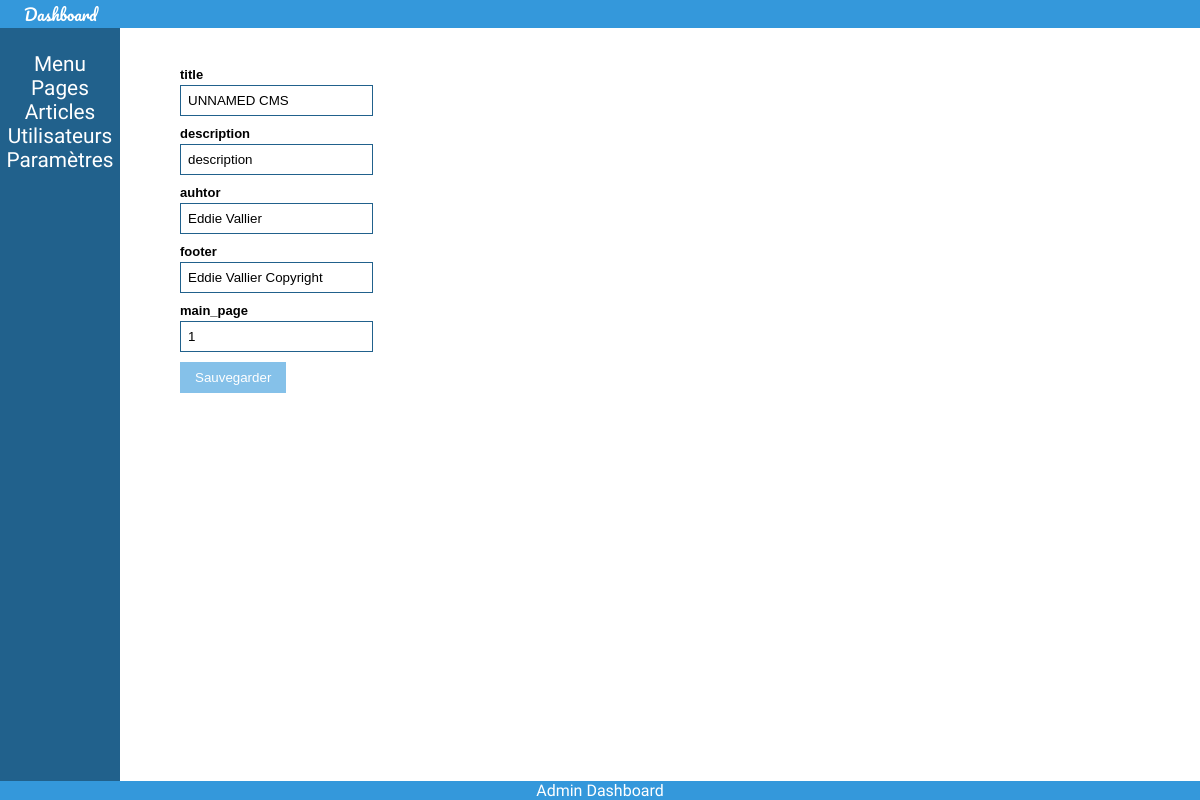
/dashboard/index.php?controller=ParameterAdminController&method=main, run on an earlier commit of the app's database.
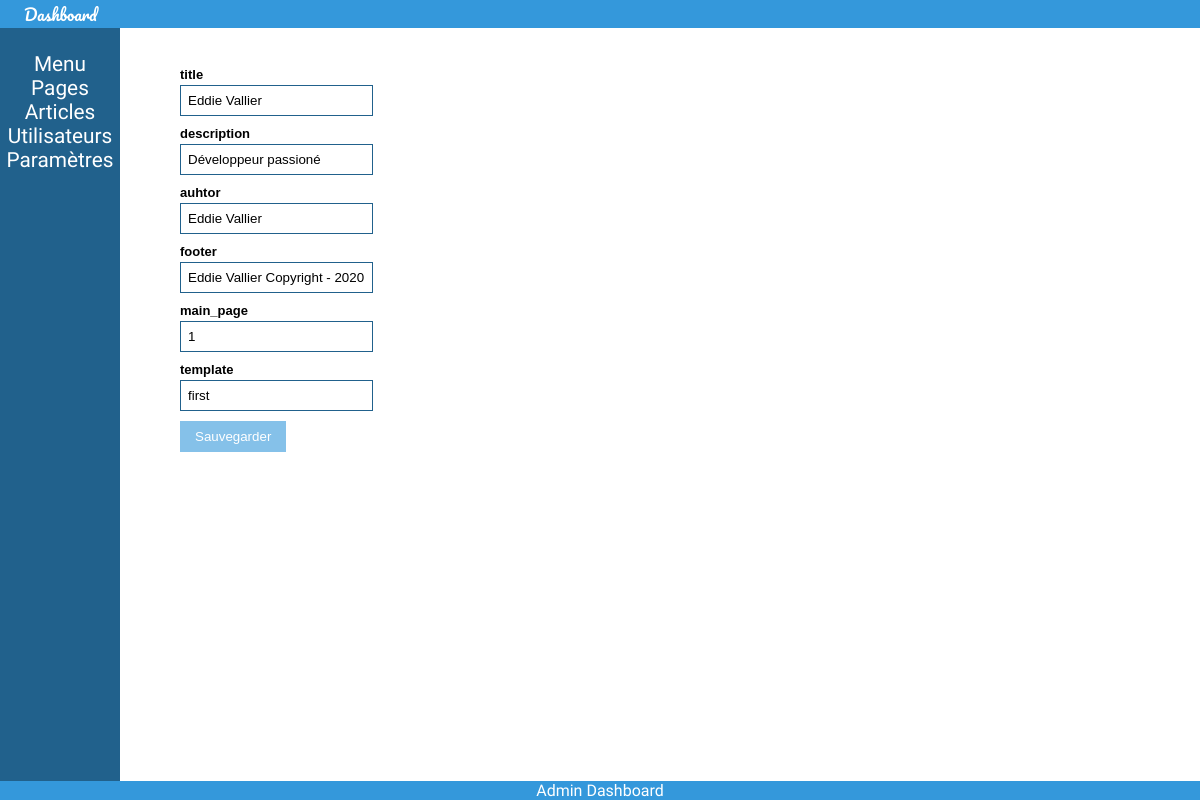
And on a later commit of the database.
### tables this page shows
CREATE TABLE "parameters" (
	"id"	INTEGER PRIMARY KEY AUTOINCREMENT UNIQUE,
	"key"	TEXT,
	"value"	TEXT
, "type");

### dashboard/Controller/ParameterAdminController.php (called while the page is built, shortened)
<?php
class ParameterAdminController {
  static function main(){
    $parameters_array = ParameterModel::getAll();
    require_once('View/MainView.php');
  }
}
 ?>

### dashboard/index.php (called while the page is built, shortened)
<?php
require_once(APP_DIR . 'Database/database.php');
$controller = "MainAdminController";
$method = "index";
if(isset($_GET['controller']) && isset($_GET['method'])){
  if(method_exists($_GET['controller'], $_GET['method'])){
    $controller = $_GET['controller'];
    $method = $_GET['method'];
  }
}
$controller::$method();
 ?>

### app/Database/Database.php (called while the page is built)
<?php
class Database {
  static $db;
  static function init(){
    try{
      self::$db = new PDO('sqlite:' . DB_LOCATION);
      self::$db->setAttribute(PDO::ATTR_DEFAULT_FETCH_MODE, PDO::FETCH_ASSOC);
      self::$db->setAttribute(PDO::ATTR_ERRMODE, PDO::ERRMODE_EXCEPTION);
    } catch(Exception $e) {
        echo "Impossible d'accéder à la base de données SQLite : ".$e->getMessage();
        die();
    }
  }
  static function get(){
    return self::$db;
  }
}

### app/Model/ParameterModel.php (called while the page is built, shortened)
<?php
class ParameterModel {
  static function get($key){
    $sql = Database::get()->prepare("SELECT value FROM parameters WHERE key = :key;");
    $sql->execute(array(':key' => $key));
    $result = $sql->fetchAll();
    if(sizeof($result) > 0){
      return $result[0]['value'];
    }else{
      return false;
    }
  }
  static function getAll(){
    $sql = Database::get()->prepare("SELECT * FROM parameters;");
    $sql->execute();
    $result = $sql->fetchAll(PDO::FETCH_CLASS, "ParameterModel");
    return $result;
  }
}

### dashboard/View/parameter.php (the view, shortened to what this page needs)
<form class="" action="?controller=ParameterAdminController&method=save" method="get">
  <?php
  echo "<ul>";
  foreach($parameters_array as $parameter){
    echo "<li>";
    echo "<label for=\"key-" . $parameter->key . "\">" . $parameter->key . "</label>";
    switch($parameter->type){
      default:
        echo '<input type="text" name="key-' . $parameter->key . '" value="' . $parameter->value . '">';
    }
    echo "</li>";
  }
  echo '<li><input type="submit" value="Sauvegarder"></li>';
  echo "</ul>";
   ?>
</form>

What changed in the data, as far as the page shows it:
changed parameters "title": value "UNNAMED CMS" → "Eddie Vallier"
changed parameters "description": value "description" → "Développeur passioné"
changed parameters "footer": value "Eddie Vallier Copyright" → "Eddie Vallier Copyright - 2020"
added parameters: key "template", value "first"
